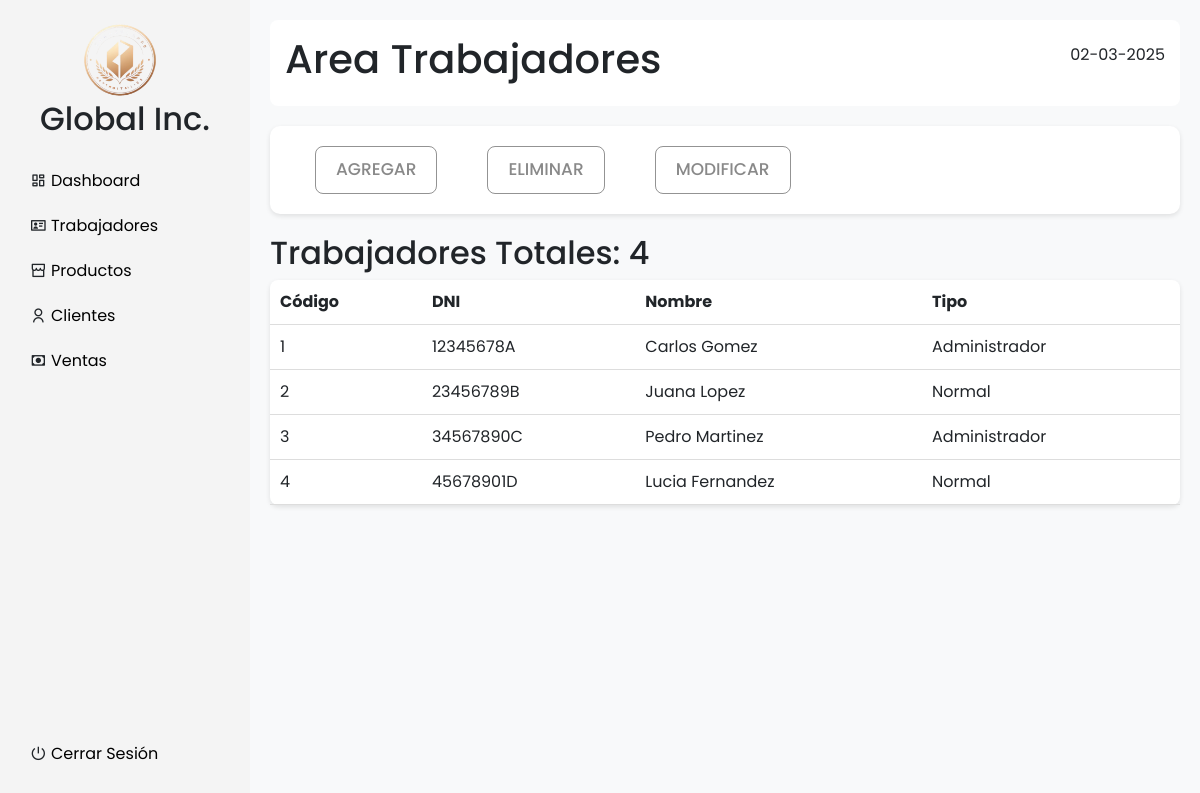
The app's page /trabajadores.php (signed in) with its own data.
### tables this page shows
CREATE TABLE `trabajadores` (
  `cod` int(3) NOT NULL,
  `dni` varchar(9) NOT NULL,
  `nombre` varchar(50) NOT NULL,
  `apellido` varchar(50) NOT NULL,
  `telefono` int(9) DEFAULT NULL,
  `administer` tinyint(1) NOT NULL DEFAULT 0
);

### trabajadores.php (the view, shortened to what this page needs)
<?php
include('conexion.php');
    ?>
    <?php
@$administrador = $_SESSION["administer"];
?>
<!DOCTYPE html>
<html lang="es">
<head>
    <link rel="stylesheet" href="https://cdnjs.cloudflare.com/ajax/libs/remixicon/4.6.0/remixicon.css">
    <link href="https://cdn.jsdelivr.net/npm/bootstrap@5.3.3/dist/css/bootstrap.min.css" rel="stylesheet">
    <link rel="stylesheet" href="css/style.css">
    </head>
<body>
    <div class="contenedor">
        <aside class="sidebar">
            <img src="src/logo.png" alt="logo de la empresa" class="logo-empresa">
            <h2>Global Inc.</h2>
            <ul>
                <li><i class="ri-dashboard-line"></i><a
                <?php
                if($administrador == 1){
                    echo 'href="inicioAdmin.php"';
                } else{
                    echo 'href="inicioNormal.php"';
                }
                ?>> Dashboard</a></li>
                <?php
                if($administrador == 1){
                    echo '<li><i class="ri-id-card-line"></i><a href="trabajadores.php"> Trabajadores</a></li>';
                    echo '<li><i class="ri-store-line"></i><a href="productos.php"> Productos</a></li>';
                }
                ?>
                <li><i class="ri-user-line"></i><a href="clientes.php"> Clientes</a></li>
                <li><i class="ri-cash-line"></i><a href="ventas.php"> Ventas</a></li>
                <li><i class="ri-shut-down-line"></i><a href="logout.php"> Cerrar Sesión</a></li>
            </ul>
        </aside>
        <main class="contenido-principal">
            <header>
                <h1>Area Trabajadores</h1>
                <p>
                    <?php
                        $query = "SELECT DATE_FORMAT(CURRENT_DATE, '%d-%m-%Y') AS dia_actual;";
                        $resultado = mysqli_query($conexion, $query);
                        $datos = mysqli_fetch_assoc($resultado);
                        echo $datos["dia_actual"]
                    ?>
                </p>
            </header>
            <section class="stats">
                <div class="acciones">
                    <div>
                        <button type="button" class="btn btn-primary" data-bs-toggle="modal" data-bs-target="#AgregarCModal">
                          Agregar
                        </button>
                    </div>
                    <div>
                        <button type="button" class="btn btn-primary" data-bs-toggle="modal" data-bs-target="#EliminarCModal">
                          Eliminar
                        </button>
                    </div>
                    <div>
                        <button type="button" class="btn btn-primary" data-bs-toggle="modal" data-bs-target="#ModCModal">
                          Modificar
                        </button>
                    </div>
                </div>
            </section>
            <section class="orders">
                <h2>Trabajadores Totales: <?php
                            $query = "SELECT COUNT(*) AS trabajadores_totales FROM trabajadores;";
                            $resultado = mysqli_query($conexion, $query);
                            $datos = mysqli_fetch_assoc($resultado);
                            echo $datos["trabajadores_totales"]
                        ?></h2>
                <table>
                    <thead>
                        <th>Código</th>
                        <th>DNI</th>
                        <th>Nombre</th>
                        <th>Tipo</th>
                    </thead>
                    <tbody>
                        <?php
                            $query = "SELECT t.cod AS cod, t.dni AS dni, CONCAT(t.nombre,' ',t.apellido) AS nombre, t.administer AS tipo
                                        FROM trabajadores AS t
                                        ORDER BY cod ASC";
                            $resultado = mysqli_query($conexion, $query);
                            while ($row = mysqli_fetch_assoc($resultado)){
                                echo "<tr>
                                        <td>" . $row['cod'] . "</td>
                                        <td>" . $row['dni'] . "</td>
                                        <td>" . $row['nombre'] . "</td>
                                        <td>";
                                        if($row['tipo'] == 1){
                                            echo "Administrador";
                                        } else{
                                            echo "Normal";
                                        }"</td>
                                    </tr>";
                            }
                        ?>
                    </tbody>
                </table>
            </section>
        </main>
    </div>
</body>
</html>

### css/style.css (style rules this page uses)
* { margin: 0; padding: 0; box-sizing: border-box; font-family: "Poppins", sans-serif; }
.contenedor { display: flex; height: 100vh; }
.sidebar { width: 250px; background: #f4f4f4; padding: 20px; }
.logo-empresa { width: 80px; height: 80px; margin-left: 60px; }
.sidebar h2 { text-align: center; margin-bottom: 20px; }
.sidebar ul { list-style: none; padding: 0; }
.sidebar ul li { padding: 10px; cursor: pointer; }
.sidebar li:last-child { position: absolute; bottom: 1.5rem; }
a { text-decoration: none; color: black; }
.contenido-principal { flex: 1; padding: 20px; background: #f8f9fa; }
header { display: flex; justify-content: space-between; align-items: center; background: white; padding: 15px; border-radius: 8px; margin-bottom: 20px; }
.acciones { display: flex; flex: 1; background: white; padding: 20px; border-radius: 10px; text-align: center; box-shadow: 0px 2px 5px rgba(0, 0, 0, 0.1); position: relative; }
.acciones div { padding: 0 25px; }
.acciones div button { padding: 10px 20px; text-transform: uppercase; border-radius: 8px; font-size: 17px; font-weight: 500; color: #14131380; text-shadow: none; background: transparent; cursor: pointer; box-shadow: transparent; border: 1px solid #29282880; transition: 0.5s ease; }
.stats { display: flex; gap: 20px; }
.orders { margin-top: 20px; }
.orders table { width: 100%; background: white; border-radius: 8px; padding: 10px; box-shadow: 0px 2px 5px rgba(0, 0, 0, 0.1); border-collapse: collapse; }
.orders th, .orders td { padding: 10px; text-align: left; border-bottom: 1px solid #ddd; }

### records on screen
trabajadores: cod "1", dni "12345678A", nombre "Carlos Gomez", administer "Administrador"
trabajadores: cod "2", dni "23456789B", nombre "Juana Lopez", administer "Normal"
trabajadores: cod "3", dni "34567890C", nombre "Pedro Martinez", administer "Administrador"
trabajadores: cod "4", dni "45678901D", nombre "Lucia Fernandez", administer "Normal"

### other values on screen
$datos["dia_actual"] "02-03-2025"
$datos["trabajadores_totales"] "4"
